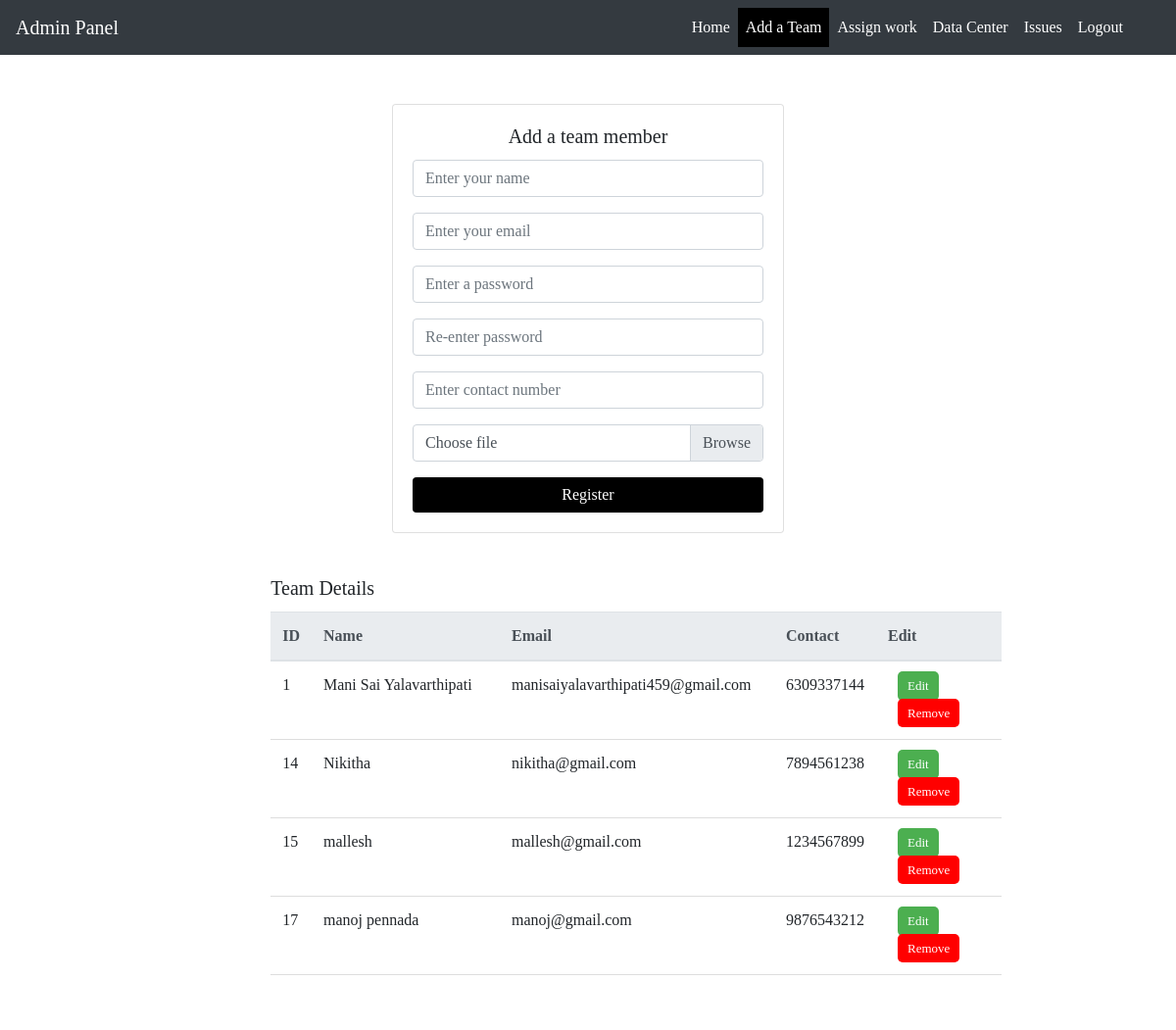
The page /addteam.php on the database its author committed.
### tables this page shows
CREATE TABLE `teamlogin` (
  `id` int(100) NOT NULL,
  `username` varchar(40) NOT NULL,
  `password` char(255) NOT NULL,
  `email` varchar(100) NOT NULL,
  `contact` char(10) NOT NULL,
  `image` longblob NOT NULL,
  `workid` varchar(30) DEFAULT NULL,
  `assigndate` date DEFAULT NULL,
  `deadline` date DEFAULT NULL,
  `datasetlength` bigint(100) NOT NULL,
  `completed` bigint(100) NOT NULL,
  `pc` double NOT NULL
);

### addteam.php (the view, shortened to what this page needs)
<?php
    include("database.php");
?>
<!DOCTYPE html>
<html>
<head>
  <link rel="stylesheet" href="https://stackpath.bootstrapcdn.com/bootstrap/4.5.2/css/bootstrap.min.css">
  <link rel="stylesheet" href="https://stackpath.bootstrapcdn.com/bootstrap/4.5.2/css/bootstrap.min.css">
</head>
<body>
<nav class="navbar navbar-expand-lg navbar-dark bg-dark w-100">
  <a class="navbar-brand" href="#">Admin Panel</a>
  <div class="collapse navbar-collapse" id="navbarNav">
    <ul class="navbar-nav ml-auto">
      <li class="nav-item">
        <a class="nav-link text-white" href="admindashboard.php">Home</a>
      </li>
      <li class="nav-item active">
        <a class="nav-link text-white" href="addteam.php">Add a Team</a>
      </li>
      <li class="nav-item">
        <a class="nav-link text-white" href="assignwork.php">Assign work</a>
      </li>
      <li class="nav-item">
        <a class="nav-link text-white" href="data.php">Data Center</a>
      </li>
      <li class="nav-item">
  <a class="nav-link text-white" href="adminissues.php">Issues </a>
      </li>
      <li class="nav-item">
        <a class="nav-link text-white" href="adminlogin.php">Logout</a>
      </li>
    </ul>
  </div>
</nav>
  <div class="row justify-content-center">
  <div class="col-md-5">
    <div class="card custom-card custom-form-card" id="formCard">
      <div class="card-body">
        <h5 class="card-title" style="text-align: center;">Add a team member</h5>
        <form id="registrationForm" method="post" action="addteam.php">
        <div class="form-group">
              <input type="text" class="form-control" id="name" name="name" placeholder="Enter your name" required>
              </div>
              <div class="form-group">
                <input type="email" class="form-control" id="email" name="email" placeholder="Enter your email" required>
              </div>
              <div class="form-group">
                <input type="password"  class="form-control" id="password" name="pass" placeholder="Enter a password" required>
              </div>
              <div class="form-group">
                <input type="password"  class="form-control" id="rpassword" placeholder="Re-enter password" required>
              </div>
              <div class="form-group">
                <input type="number"  class="form-control" name = "contact" id="num" placeholder="Enter contact number" required>
              </div>
              <div class="form-group">
                <div class="custom-file">
                  <label class="custom-file-label" for="imageUpload">Choose file</label>
                </div>
              </div>
              <button type="submit" id="myButton" name = "btn" class="btn btn-primary custom-button">Register</button>
        </form>
      </div>
    </div>
  </div>
</div>
<br>
<div class="row justify-content-center">
  <div class="col-md-7">
    <div class="card custom-card custom-table-card table-card">
      <div class="card-body">
        <h5 class="card-title " >Team Details</h5>
        <table class="table" id="team-table">
                    <thead class="thead-light">
                        <tr>
                            <th>ID</th>
                            <th>Name</th>
                            <th>Email</th>
                            <th>Contact</th>
                            <th>Edit</th>
                        </tr>
                    </thead>
                    <tbody>
                        <?php
                        $sql = 'SELECT * FROM teamlogin';
                        if ($result = mysqli_query($conn, $sql)) {
                            if (mysqli_num_rows($result) > 0) {
                                while ($row = $result->fetch_assoc()) {
                                    $id = $row['id'];
                                    $name = $row['username'];
                                    $email = $row['email'];
                                    $contact = $row['contact'];
                                    echo "<tr>";
                                    echo "<td>$id</td>";
                                    echo "<td>$name</td>";
                                    echo "<td>$email</td>";
                                    echo "<td>$contact</td>";
                                    echo "<td>";
                                    echo "<button id='editButton' value='edit' class=' edit-button btn-primary ' onclick='editForm(\"$name\")'>Edit</button>";
                                    echo "<button class='remove-button' style='background-color: #FF0000;' onclick='removeRow(\"$name\")'>Remove</button>";
                                    echo "</td>";
                                    echo "</tr>";
                                }
                            } else {
                                echo "<tr><td colspan='5'>No rows found.</td></tr>";
                            }
                        }
                        ?>
                    </tbody>
                </table>
      </div>
    </div>
  </div>
</div>
</body>
</html>

### addteam.php (style rules this page uses)
body { font-family: Georgia, serif; }
.custom-card { margin-bottom: 20px; }
.custom-form-card { width: 400px; height: fit-content; margin: 0 auto; margin-top: 50px; }
table { width: 100%; border-collapse: collapse; }
th, td { padding: 20px; text-align: left; border-bottom: 1px solid #ddd; }
th { background-color: #f2f2f2; }
.custom-button { background-color: black; color: white; border: black; width: 100%; }
.navbar-nav { margin-right: 30px; }
.navbar { width: 100%; }
.table-card { border: none; }
.navbar-nav .active { background-color: black; color: black; }
.edit-button , .remove-button { padding:5px 10px; background-color: #4caf50; color: white; border: none; border-radius: 5px; cursor: pointer; font-size: 13px; margin-left: 10px; margin-top: -15px; transition: background-color 0.3s; }

### rows shown on the page
teamlogin: id "1", username "Mani Sai Yalavarthipati", email "manisaiyalavarthipati459@gmail.com", contact "6309337144"
teamlogin: id "14", username "Nikitha", email "nikitha@gmail.com", contact "7894561238"
teamlogin: id "15", username "mallesh", email "mallesh@gmail.com", contact "1234567899"
teamlogin: id "17", username "manoj pennada", email "manoj@gmail.com", contact "9876543212"
